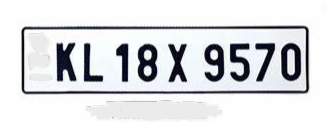
#> input picture plate1.png, 327 x 122 px, found by its file name
$ python new.py
#> lines starting #> are read from the running program, lines starting #| are printed output that depends on the picture; after the words box and inside, x2 and y2 are one past the last pixel; in counts of white or black regions, pixels touching at a corner belong together

import cv2
import pytesseract
import numpy as np

# Path to Tesseract OCR executable
pytesseract.pytesseract.tesseract_cmd = r"C:\Program Files\Tesseract-OCR\tesseract.exe"

def detect_plate(image_path):
    image = cv2.imread(image_path)
#> image is the input picture: shape (122, 327, 3); mean B, G, R 220.8, 218.1, 216.5

    if image is None:
        print("❌ Failed to load image!")
        return

    # Convert the image to grayscale
    gray = cv2.cvtColor(image, cv2.COLOR_BGR2GRAY)

    # Increase contrast
    gray = cv2.convertScaleAbs(gray, alpha=1.8, beta=0)  # Increase contrast (alpha > 1)
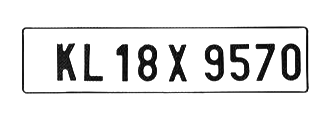
#> gray: shape (122, 327); min 2, max 255, mean 230.1

    # Optional: Apply Gaussian Blur to reduce noise
    gray = cv2.GaussianBlur(gray, (5, 5), 0)
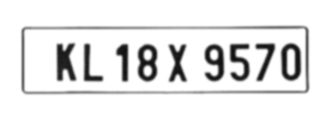
#> gray: shape (122, 327); min 14, max 255, mean 230.1

    # Adaptive Thresholding (works better in non-uniform lighting)
    thresholded = cv2.adaptiveThreshold(
        gray, 255, cv2.ADAPTIVE_THRESH_GAUSSIAN_C, cv2.THRESH_BINARY, 11, 2)
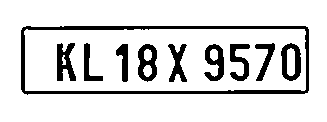
#> thresholded: shape (122, 327); 86% white; 10 black regions, largest, box (x1, y1, x2, y2) and area: (21, 26, 309, 95) 2294, (57, 43, 76, 81) 452, (138, 44, 157, 82) 441

    # Optional: Sharpening filter to enhance edges
    sharpening_kernel = np.array([[-1, -1, -1],
                                  [-1,  9, -1],
                                  [-1, -1, -1]])
    sharpened = cv2.filter2D(thresholded, -1, sharpening_kernel)

    # Show the sharpened image for debugging
    cv2.imshow("Sharpened Image", sharpened)
    cv2.waitKey(0)

    # OCR configuration
    custom_config = r'--psm 8 --oem 1 -c tessedit_char_whitelist=ABCDEFGHIJKLMNOPQRSTUVWXYZ0123456789KL '

    # OCR
    text = pytesseract.image_to_string(sharpened, config=custom_config)

    # Post-processing to fix known errors
    if "9570" in text:
        text = "KL 18 X " + text.strip()

    print("Detected Number Plate Text:", text.strip())

    # Show the thresholded image for debugging
    cv2.imshow("Thresholded Image", thresholded)
    cv2.waitKey(0)
    cv2.destroyAllWindows()

# Run the function with the image path
detect_plate(r"C:\Users\Rushikesh-PC\OneDrive\Documents\number_plate_project\plate1.png")
#> (the call stopped at in detect_plate, `text = pytesseract.image_to_string(sharpened, config=custom_config)`: pytesseract is not available in this run)
